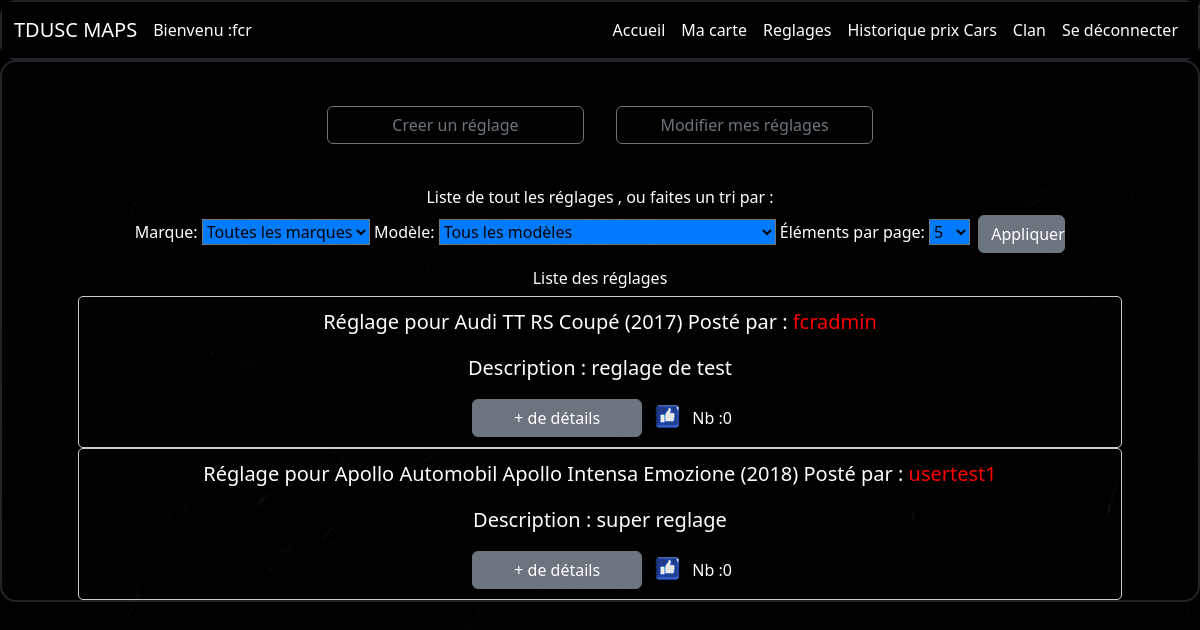
/reglages/ (signed in), run on an earlier commit of the app's database.
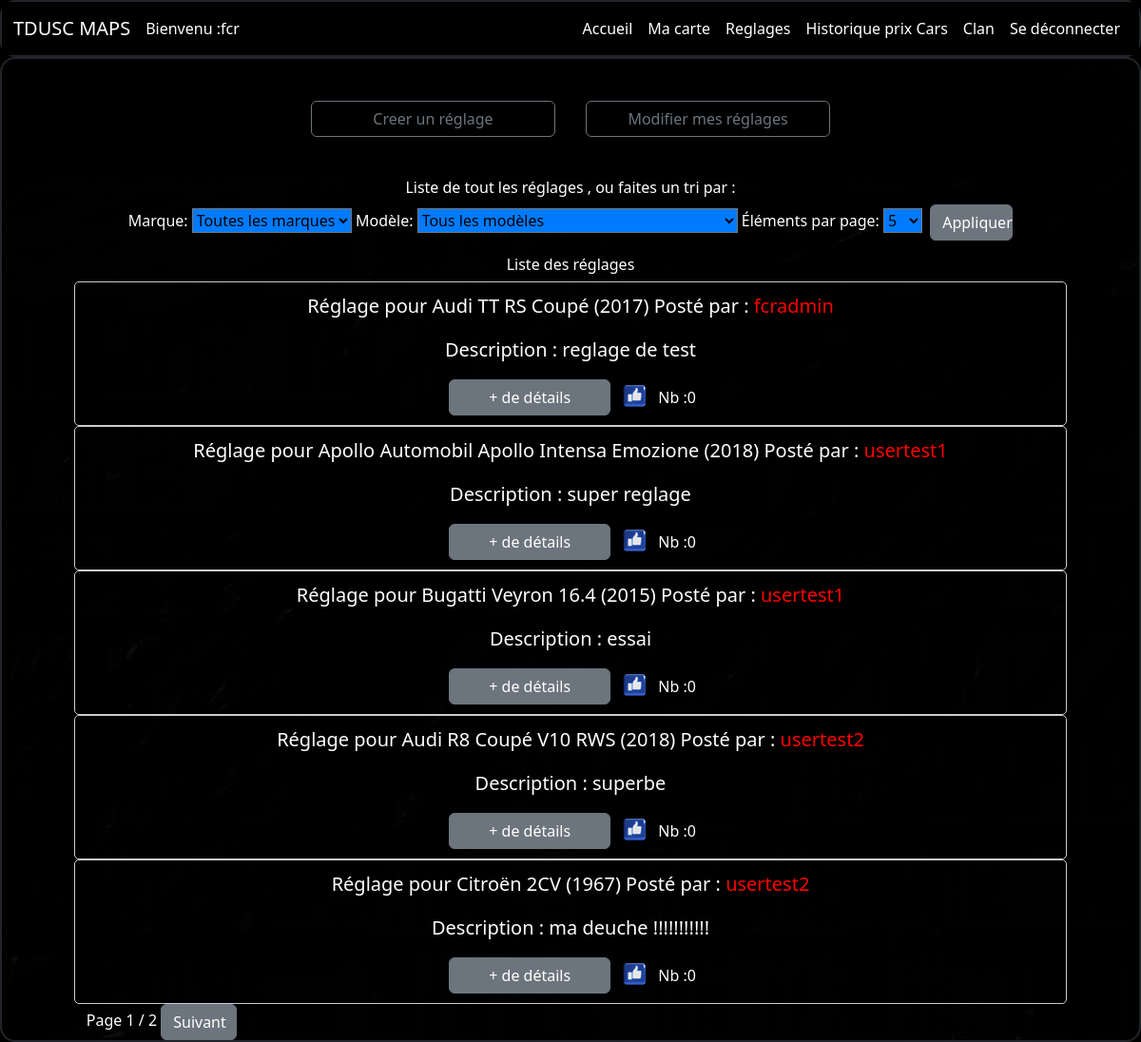
And on a later commit of the database.
### authentication/models.py (models this page shows, shortened)
class CustomUser(AbstractBaseUser, PermissionsMixin):
    username = models.CharField(max_length=30, unique=True)
    email = models.EmailField(unique=True)
    friends = models.ManyToManyField('self', blank=True, symmetrical=False, related_name='friend_of')
    is_staff = models.BooleanField(default=False)  # Permet l'accès à l'admin
    is_superuser = models.BooleanField(default=False)  # Superutilisateur
    USERNAME_FIELD = 'username'
    REQUIRED_FIELDS = ['email']
    objects = CustomUserManager()
    def __str__(self):
        return self.username

### tduscmap/models.py (models this page shows, shortened)
class Reglage(models.Model):
    car = models.ForeignKey(Car, on_delete=models.CASCADE)
    user = models.ForeignKey(CustomUser, on_delete=models.CASCADE)
    description = models.TextField(blank=True)
    configurationreglage = models.ForeignKey(
        ConfigurationReglage, on_delete=models.CASCADE
    )
    rapport_final = models.DecimalField(max_digits=5, decimal_places=2)
    premiere_vitesse = models.DecimalField(max_digits=4, decimal_places=2)
    deuxieme_vitesse = models.DecimalField(max_digits=4, decimal_places=2)
    troisieme_vitesse = models.DecimalField(
        max_digits=6, decimal_places=2, null=True, blank=True
    )
    quatrieme_vitesse = models.DecimalField(
        max_digits=6, decimal_places=2, null=True, blank=True
    )
    cinquieme_vitesse = models.DecimalField(
        max_digits=6, decimal_places=2, null=True, blank=True
    )
    sixieme_vitesse = models.DecimalField(
        max_digits=6, decimal_places=2, null=True, blank=True
    )
    septieme_vitesse = models.DecimalField(
        max_digits=6, decimal_places=2, null=True, blank=True
    )
    huitieme_vitesse = models.DecimalField(
        max_digits=6, decimal_places=2, null=True, blank=True
    )
    appui_aerodynamique_avant = models.DecimalField(
        max_digits=3, decimal_places=2
    )
    appui_aerodynamique_arriere = models.DecimalField(
        max_digits=3, decimal_places=2
    )
    taille_suspension_arriere = models.DecimalField(
        max_digits=6, decimal_places=2
    )
    taille_suspension_avant = models.DecimalField(
        max_digits=6, decimal_places=2
    )
    durete_ressorts_arriere = models.DecimalField(
        max_digits=5,
        decimal_places=2,
        validators=[MinValueValidator(80), MaxValueValidator(120)],
    )
    durete_ressorts_avant = models.DecimalField(
        max_digits=5,
        decimal_places=2,
        validators=[MinValueValidator(80), MaxValueValidator(120)],
    )
    compression_amortisseurs_avant = models.DecimalField(
        max_digits=5,
        decimal_places=2,
        validators=[MinValueValidator(80), MaxValueValidator(120)],
    )
    compression_amortisseurs_arriere = models.DecimalField(
        max_digits=5,
        decimal_places=2,
        validators=[MinValueValidator(80), MaxValueValidator(120)],
    )
    decompression_amortisseurs_avant = models.DecimalField(
        max_digits=5,
        decimal_places=2,
        validators=[MinValueValidator(80), MaxValueValidator(120)],
    )
    decompression_amortisseurs_arriere = models.DecimalField(
        max_digits=5,
        decimal_places=2,
        validators=[MinValueValidator(80), MaxValueValidator(120)],
    )
    acceleration_avant = models.DecimalField(
        max_digits=6, decimal_places=2, null=True, blank=True
    )
    deceleration_avant = models.DecimalField(
        max_digits=6, decimal_places=2, null=True, blank=True
    )
    freinage_avant = models.DecimalField(
        max_digits=6, decimal_places=2, null=True, blank=True
    )
    distribution_puissance_avant_arriere = models.DecimalField(
        max_digits=6, decimal_places=2, null=True, blank=True
    )
    acceleration_centrale = models.DecimalField(
        max_digits=6, decimal_places=2, null=True, blank=True
    )
    deceleration_centrale = models.DecimalField(
        max_digits=6, decimal_places=2, null=True, blank=True
    )
    freinage_central = models.DecimalField(
        max_digits=6, decimal_places=2, null=True, blank=True
    )
    acceleration_arriere = models.IntegerField(
        validators=[MinValueValidator(0), MaxValueValidator(100)]
    )
    deceleration_arriere = models.IntegerField(
        validators=[MinValueValidator(0), MaxValueValidator(100)]
    )
    freinage_arriere = models.IntegerField(
        validators=[MinValueValidator(0), MaxValueValidator(100)]
    )
    durete_barre_antiroulis_avant = models.IntegerField(
        validators=[MinValueValidator(0), MaxValueValidator(100)]
    )
    durete_barre_antiroulis_arriere = models.IntegerField(
        validators=[MinValueValidator(0), MaxValueValidator(100)]
    )
    angle_carrossage_arriere = models.DecimalField(
        max_digits=3,
        decimal_places=2,
        validators=[MinValueValidator(-6), MaxValueValidator(3)],
    )
    angle_carrossage_avant = models.DecimalField(
        max_digits=3,
        decimal_places=2,
        validators=[MinValueValidator(-6), MaxValueValidator(3)],
    )
    pression_pneus_arriere = models.DecimalField(
        max_digits=6, decimal_places=2, null=True, blank=True
    )
    pression_pneus_avant = models.DecimalField(
        max_digits=6, decimal_places=2, null=True, blank=True
    )
    repartiteur_freinage_avant = models.IntegerField(
        validators=[MinValueValidator(0), MaxValueValidator(100)]
    )
    pression_freinage = models.IntegerField(
        validators=[MinValueValidator(-1000), MaxValueValidator(1000)]
    )
    created_at = models.DateTimeField(auto_now_add=True)

class Car(models.Model):
    MARQUES = [
        ("Abarth", "Abarth"),
        ("AC", "AC"),
        ("Alfa Romeo", "Alfa Romeo"),
        ("Alpine", "Alpine"),
        ("Apollo Automobil", "Apollo Automobil"),
        ("Aston Martin", "Aston Martin"),
        ("Audi", "Audi"),
        ("Bentley", "Bentley"),
        ("BMW", "BMW"),
        ("Bugatti", "Bugatti"),
        ("Caterham", "Caterham"),
        ("Chevrolet", "Chevrolet"),
        ("Citroën", "Citroën"),
        ("Dodge", "Dodge"),
        ("Ferrari", "Ferrari"),
        ("Ford", "Ford"),
        ("Jaguar", "Jaguar"),
        ("Koenigsegg", "Koenigsegg"),
        ("Lamborghini", "Lamborghini"),
        ("Land Rover", "Land Rover"),
        ("Lancia", "Lancia"),
        ("Lotus", "Lotus"),
        ("Maserati", "Maserati"),
        ("McLaren", "McLaren"),
        ("MercedesAMG", "MercedesAMG"),
        ("MercedesBenz", "MercedesBenz"),
        ("Mini", "Mini"),
        ("Nissan", "Nissan"),
        ("Porsche", "Porsche"),
        ("Shelby", "Shelby"),
        ("Sientero", "Sientero"),
        ("WMotors", "WMotors"),
        ("Volkswagen", "Volkswagen"),
        ("W Motors", "W Motors"),
    ]
    TRANSMISSIONS = [
        ("RWD", "RWD"),
        ("FWD", "FWD"),
        ("4WD", "4WD"),
    ]
    CATEGORIES = [
        ("A", "Catégorie A"),
        ("B", "Catégorie B"),
        ("C", "Catégorie C"),
        ("D", "Catégorie D"),
        ("E", "Catégorie E"),
        ("F", "Catégorie F"),
        ("G", "Catégorie G"),
        ("H", "Catégorie H"),
    ]
    RARETES = [
        ("légendaire", "Légendaire"),
        ("épique", "Épique"),
        ("rare", "Rare"),
        ("commun", "Commun"),
        ("peu commun", "Peu commun"),
        (None, "Aucune"),
    ]
    marque = models.CharField(max_length=50, choices=MARQUES)
    modele = models.CharField(max_length=50)
    annee = models.PositiveIntegerField(null=True)
    transmission = models.CharField(
        max_length=3, choices=TRANSMISSIONS, null=True
    )
    ip = models.PositiveIntegerField(null=True)
    categorie = models.CharField(max_length=1, choices=CATEGORIES, null=True)
    rarete = models.CharField(
        max_length=10, choices=RARETES, blank=True, null=True
    )
    prix_initial = models.PositiveIntegerField(null=True)
    def __str__(self):
        return f"{self.marque} {self.modele} ({self.annee})"

### tduscmap/views.py (the view)
# urls.py: path("reglages/", tduscmap.views.liste_reglages, name="liste_reglages"),
@login_required
def liste_reglages(request):
    reglages = (
        Reglage.objects.all()
        .annotate(like_count=Count("likes"))
        .prefetch_related(Prefetch("car"))
    )
    query = Q()
    marque = request.GET.get("marque")
    modele = request.GET.get("modele")
    if marque:
        query &= Q(car__marque__icontains=marque)
    if modele:
        query &= Q(car__modele__icontains=modele)
    reglages = reglages.filter(query)
    order_by = request.GET.get(
        "order_by", "-like_count"
    )  # Permet de trier par d'autres champs
    reglages = reglages.order_by(order_by)
    marques = Car.objects.values_list("marque", flat=True).distinct()
    modeles = Car.objects.values_list("modele", flat=True).distinct()
    limit = int(request.GET.get("limit", 5))  # Valeur par défaut 10
    paginator = Paginator(reglages, limit)  # 25 résultats par page
    page = request.GET.get("page")
    try:
        reglages = paginator.page(page)
    except PageNotAnInteger:
        reglages = paginator.page(1)
    except EmptyPage:
        reglages = paginator.page(paginator.num_pages)
    page_number = request.GET.get("page")
    page_obj = paginator.get_page(page_number)
    return render(
        request,
        "tduscmap/liste_reglages.html",
        {
            "reglages": page_obj,
            "marques": marques,
            "modeles": modeles,
            "paginator": paginator,
            "page": page_number,
            "limit": limit,
        },
    )

### templates/tduscmap/liste_reglages.html (shortened to what this page needs)
{% extends 'base.html' %}
{% block content %}
{% load static %}
<link rel="stylesheet" href="{% static 'stylesmymaps.css' %}" type="text/css">
<div class="container text-center px-5">
      <div class="white-background">
        <div class="row justify-content-center py-4">
          <a
            class="col-3 btn btn-outline-secondary me-3"
             href="{% url 'choix_modele' %}"
          >Creer un réglage</a>
          <a
            class="col-3 btn btn-outline-secondary ms-3"
            href="{% url 'mes_reglages' %}"
          >Modifier mes réglages</a
            >
        </div>
    </div>
<h6>Liste de tout les réglages , ou faites un tri par :</h6>
<form method="get" data-url="{% url 'liste_reglages' %}" id="reglages-form">
    <label for="marque">Marque:</label>
    <select  class="my-select" name="marque" id="marque">
        <option value="">Toutes les marques</option>
    </select>
    <label for="modele">Modèle:</label>
    <select class="my-select" name="modele" id="modele">
        <option value="">Tous les modèles</option>
    </select>
    <form method="get">
        <label for="limit">Éléments par page:</label>
        <select class="my-select" name="limit" id="limit">
            <option value="5">5</option>
        </select>
        <button class="col-1 btn btn-secondary ms-1" type="submit">Appliquer</button>
    </form>
<h6>Liste des réglages</h6>
    {% for reglage in reglages %}
    <div class="reglage">
        <p class="titre-reglage">Réglage pour {{ reglage.car }}  Posté par : <span style="color: red;">{{ reglage.user }}</span></p>
        <p class="titre-reglage">Description : {{ reglage.description }}</p>
        <div class="like-container">
        <a class="col-2 btn btn-secondary ms-1" href="{% url 'detail_reglage' reglage.id %}">+ de détails</a>
            <img src="{% static 'images/likes.png' %}" alt="icône de like" >
            <span> Nb :{{ reglage.like_count }}</span>
          </div>
        </div>
    {% endfor %}
{% if paginator.num_pages > 1 %}
<div class="container">
    <div class="pagination centered">
        <span class="step-links">
            <span class="current">
                Page {{ reglages.number }} / {{ paginator.num_pages }}
            </span>
            {% if reglages.has_next %}
                <a class="col-6 btn btn-secondary "href="?page={{ reglages.next_page_number }}">Suivant</a>
            {% endif %}
        </span>
    </div>
</div>
{% endif %}
{% endblock %}

### templates/base.html (shortened to what this page needs)
{% load static %}
<html lang="fr" xmlns="http://www.w3.org/1999/html">
  <head>
    <link rel="stylesheet" href="{% static 'style.css' %}" />
    <link rel="stylesheet" href="{% static 'css/bootstrap.min.css' %}" />
  </head>
  <body>
    <div class="container-fluid border border-2 border-dark rounded-4 ml-3 p-0">
      <nav class="navbar navbar-expand-lg navbar-dark custom-navbar" role="navigation" aria-label="Navigation principale">
        <div class="container-fluid">
            <a class="navbar-brand" role="navigation" aria-label="Retour page d accueil" href="{% url 'home' %}">TDUSC MAPS</a>
            <a> Bienvenu   :  </a>{{ request.user }}
            <div class="collapse navbar-collapse" id="navbarNav">
                <ul class="navbar-nav ms-auto">
                    <li class="nav-item">
                        <a class="nav-link" href="{% url 'home' %}">Accueil</a>
                    </li>
                    <li class="nav-item"><a class="nav-link" href="{% url 'mymaps' %}">Ma carte</a></li>
                    <li class="nav-item"><a class="nav-link" href="{% url 'liste_reglages' %}">Reglages</a></li>
                    <li class="nav-item"><a class="nav-link" href="{% url 'car_select' %}">Historique prix Cars</a></li>
                    <li class="nav-item"><a class="nav-link" href="">Clan</a></li>
                    <li class="nav-item">
                        <a class="nav-link" href="{% url 'logout' %}">Se déconnecter</a>
                    </li>
                </ul>
            </div>
        </div>
    </nav>
    </div>
    <div class="container-fluid border border-2 border-dark rounded-4 ml-3 p-0">
      {% block content %}
      {% endblock %}
    </div>
  </body>
</html>

### static/style.css (style rules this page uses)
.custom-navbar { background-color: #000000 }
.custom-navbar .navbar-brand, .custom-navbar .nav-link { color: white !important; }
body { background-image: url("/static/images/fond.jpg"); background-size: cover; background-color: black; color: white; background-position: center; }
p { font-size: 20px; }
.white-background { background-color: black; padding: 20px; color: white; }

### static/stylesmymaps.css (style rules this page uses)
body { background-color: black; color: white; }
img { display: block; max-width:600px; max-height:200px; width: auto; height: auto; }
.pagination.centered { border-radius: 50px; text-align: center; }
.pagination::after { content: ""; display: table; clear: both; }
.like-container { display: flex; justify-content: center; align-items: center; }
.reglage { border: 1px solid #ccc; border-radius: 5px; padding: 10px; text-align: left; }
.titre-reglage { text-align: center; }
.my-select { background-color: #007bff; }

What changed in the data, as far as the page shows it:
added Reglage: car "Bugatti Veyron 16.4 (2015)", user "usertest1", description "essai", like_count "0"
added Reglage: car "Audi R8 Coupé V10 RWS (2018)", user "usertest2", description "superbe", like_count "0"
added Reglage: car "Citroën 2CV (1967)", user "usertest2", description "ma deuche !!!!!!!!!!!", like_count "0"
Also different on the page:
{{ reglages.number }}: (not shown) → "1"
{{ paginator.num_pages }}: (not shown) → "2"
text now shown: "Page / Suivant"
